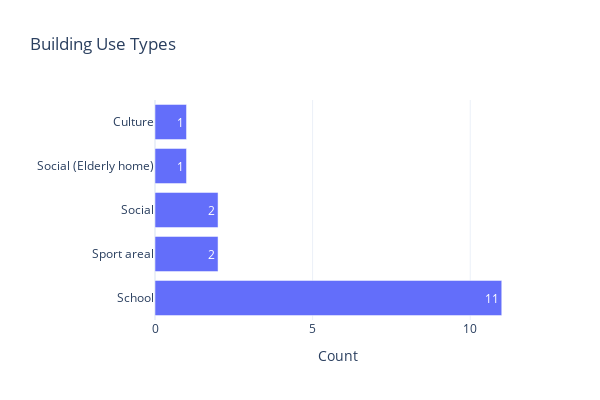

Here is the notebook cell this chart was saved with:
### Code cell
uses = pd.DataFrame(metadata["Use Type"].value_counts())
fig = px.bar(uses, 
             #names=uses.index, 
             #values=uses["count"], 
             width=600, height=400,
             title="Building Use Types",
             template="plotly_white",
             text_auto=True,
             orientation="h",
             barmode="stack")
fig.update_layout(showlegend=False,
                  xaxis_title="Count",
                  yaxis_title="",)

fig.write_image("../reports/building_types.png")
fig.show()

### Figure 1 — Plotly figure (JSON) as saved in the notebook; plotly's stock layout.template omitted (floating-point values rounded to 4 significant figures)
{"data": [{"alignmentgroup": "True", "hovertemplate": "variable=count<br>value=%{x}<br>Use Type=%{y}<extra></extra>", "legendgroup": "count", "marker": {"color": "#636efa", "pattern": {"shape": ""}}, "name": "count", "offsetgroup": "count", "orientation": "h", "showlegend": true, "textposition": "auto", "texttemplate": "%{x}", "type": "bar", "x": [11, 2, 2, 1, 1], "xaxis": "x", "y": ["School", "Sport areal", "Social", "Social (Elderly home)", "Culture"], "yaxis": "y"}], "layout": {"barmode": "stack", "height": 400, "legend": {"title": {"text": "variable"}, "tracegroupgap": 0}, "showlegend": false, "title": {"text": "Building Use Types"}, "width": 600, "xaxis": {"anchor": "y", "domain": [0, 1], "title": {"text": "Count"}}, "yaxis": {"anchor": "x", "domain": [0, 1], "title": {"text": ""}}}}
